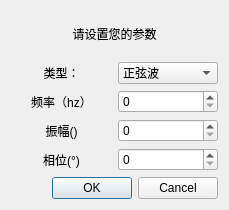
<?xml version="1.0" encoding="UTF-8"?>
<ui version="4.0">
 <class>SingleSignal</class>
 <widget class="QDialog" name="SingleSignal">
  <property name="geometry">
   <rect>
    <x>0</x>
    <y>0</y>
    <width>229</width>
    <height>210</height>
   </rect>
  </property>
  <property name="windowTitle">
   <string>单频信号生成</string>
  </property>
  <layout class="QVBoxLayout" name="verticalLayout">
   <item>
    <widget class="QLabel" name="label">
     <property name="text">
      <string>请设置您的参数</string>
     </property>
     <property name="alignment">
      <set>Qt::AlignCenter</set>
     </property>
    </widget>
   </item>
   <item>
    <layout class="QHBoxLayout" name="Layout_type" stretch="1,1">
     <item>
      <widget class="QLabel" name="label_type">
       <property name="text">
        <string>类型：</string>
       </property>
       <property name="alignment">
        <set>Qt::AlignCenter</set>
       </property>
      </widget>
     </item>
     <item>
      <widget class="QComboBox" name="type">
       <property name="sizePolicy">
        <sizepolicy hsizetype="Expanding" vsizetype="Fixed">
         <horstretch>0</horstretch>
         <verstretch>0</verstretch>
        </sizepolicy>
       </property>
       <property name="currentIndex">
        <number>0</number>
       </property>
       <item>
        <property name="text">
         <string>正弦波</string>
        </property>
       </item>
       <item>
        <property name="text">
         <string>矩形波</string>
        </property>
       </item>
       <item>
        <property name="text">
         <string>脉冲波</string>
        </property>
       </item>
      </widget>
     </item>
    </layout>
   </item>
   <item>
    <layout class="QHBoxLayout" name="Layout_freq">
     <item>
      <widget class="QLabel" name="label_freq">
       <property name="text">
        <string>频率（hz）</string>
       </property>
       <property name="alignment">
        <set>Qt::AlignCenter</set>
       </property>
      </widget>
     </item>
     <item>
      <widget class="QSpinBox" name="freq">
       <property name="maximum">
        <number>40000</number>
       </property>
      </widget>
     </item>
    </layout>
   </item>
   <item>
    <layout class="QHBoxLayout" name="Layout_amp">
     <item>
      <widget class="QLabel" name="label_amp">
       <property name="text">
        <string>振幅()</string>
       </property>
       <property name="alignment">
        <set>Qt::AlignCenter</set>
       </property>
      </widget>
     </item>
     <item>
      <widget class="QSpinBox" name="amp"/>
     </item>
    </layout>
   </item>
   <item>
    <layout class="QHBoxLayout" name="Layout_offset">
     <item>
      <widget class="QLabel" name="label_offset">
       <property name="text">
        <string>相位(°)</string>
       </property>
       <property name="alignment">
        <set>Qt::AlignCenter</set>
       </property>
      </widget>
     </item>
     <item>
      <widget class="QSpinBox" name="offset">
       <property name="maximum">
        <number>360</number>
       </property>
       <property name="singleStep">
        <number>1</number>
       </property>
      </widget>
     </item>
    </layout>
   </item>
   <item>
    <widget class="QDialogButtonBox" name="buttonBox">
     <property name="orientation">
      <enum>Qt::Horizontal</enum>
     </property>
     <property name="standardButtons">
      <set>QDialogButtonBox::Cancel|QDialogButtonBox::Ok</set>
     </property>
     <property name="centerButtons">
      <bool>false</bool>
     </property>
    </widget>
   </item>
  </layout>
 </widget>
 <resources/>
 <connections>
  <connection>
   <sender>buttonBox</sender>
   <signal>accepted()</signal>
   <receiver>SingleSignal</receiver>
   <slot>accept()</slot>
   <hints>
    <hint type="sourcelabel">
     <x>248</x>
     <y>254</y>
    </hint>
    <hint type="destinationlabel">
     <x>157</x>
     <y>274</y>
    </hint>
   </hints>
  </connection>
  <connection>
   <sender>buttonBox</sender>
   <signal>rejected()</signal>
   <receiver>SingleSignal</receiver>
   <slot>reject()</slot>
   <hints>
    <hint type="sourcelabel">
     <x>316</x>
     <y>260</y>
    </hint>
    <hint type="destinationlabel">
     <x>286</x>
     <y>274</y>
    </hint>
   </hints>
  </connection>
 </connections>
</ui>
